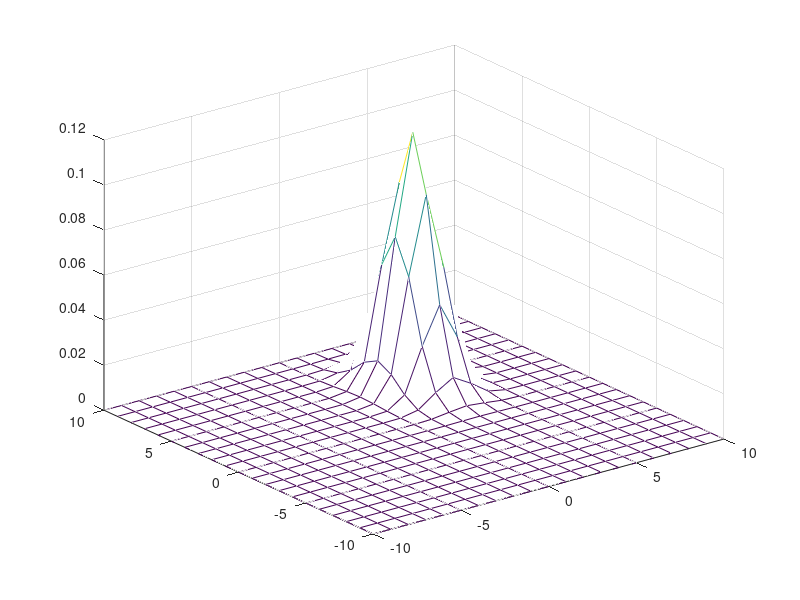

MATLAB code for this plot: (Note: this script raises an error after producing the figure.)
meanVec = [3, 4];
covariance = [1,0;0,2];
x1 = -10:1:10;
x2 = -10:1:10;
[x, y] = meshgrid(-10:1:10);
pdf = mvnpdf([x(:) y(:)], meanVec, covariance);
rpdf = reshape(pdf, length(y), length(x));
%surf(x,y,rpdf );
mesh(x, y, rpdf )

% Calculating Mahalanobis distance
meanV = [3;4];
r10_10 = calcMahal(meanV, covariance, [10;10]);
fprintf("The Mahalnobis distance for point (10,10) is = %f \n", r10_10);
r0_0 = calcMahal(meanV, covariance, [0;0]);
fprintf("The Mahalnobis distance for point (0,0) is = %f \n", r0_0);
r3_4 = calcMahal(meanV, covariance, [3;4]);
fprintf("The Mahalnobis distance for point (3,4) is = %f \n", r3_4);
r6_8 = calcMahal(meanV, covariance, [6;8]);
fprintf("The Mahalnobis distance for point (6,8) is = %f \n", r6_8);

function md = calcMahal(meanVector, covariance, point)
    stdPoint = (point - meanVector);
    md = sqrt(stdPoint'*inv(covariance)*stdPoint);
end

